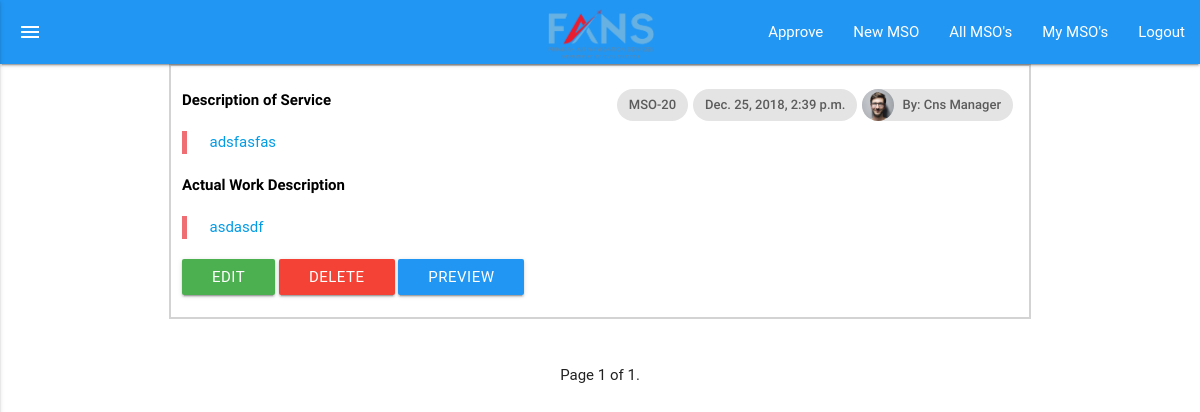
/mso/my/ (signed in), run on an earlier commit of the app's database.
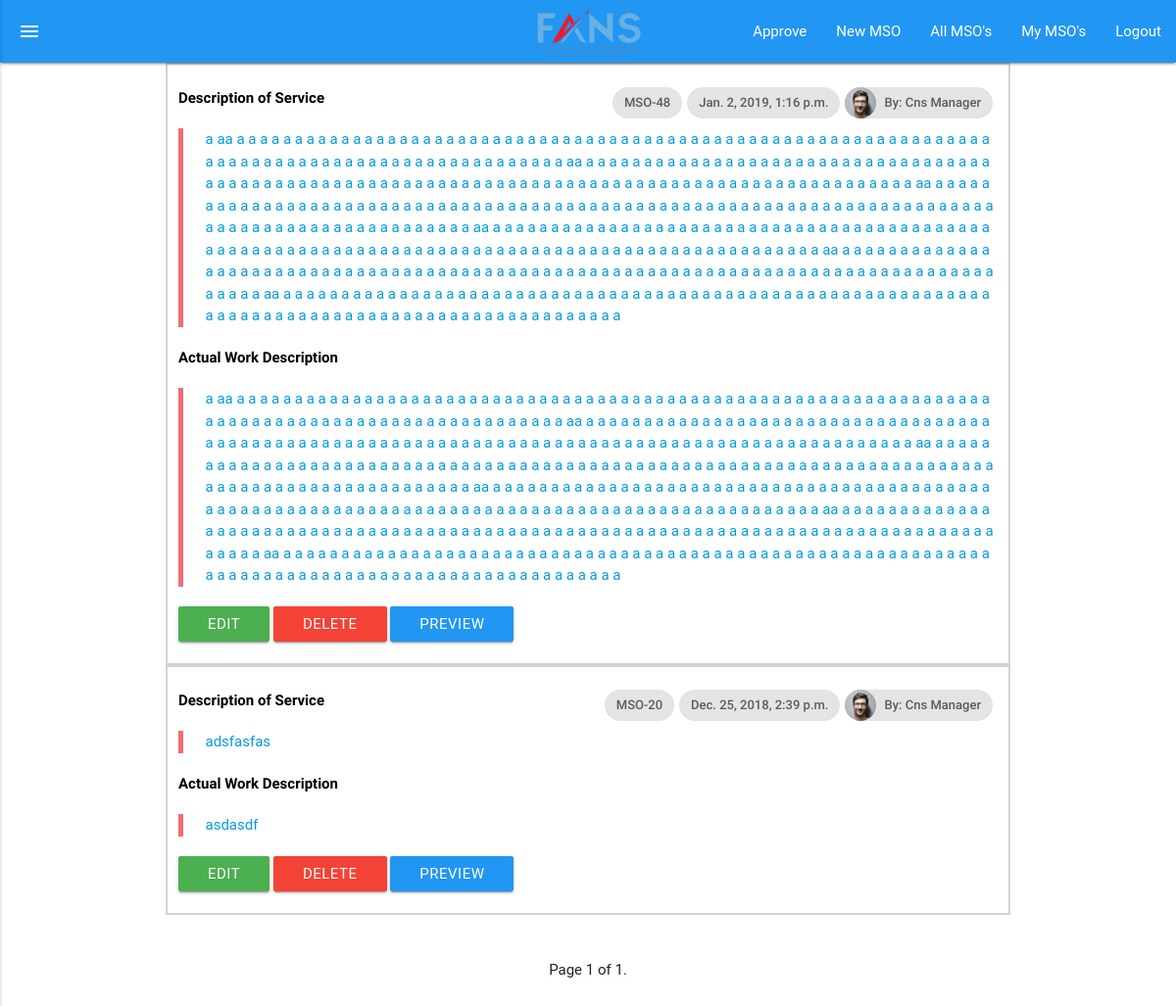
And on a later commit of the database.
### mso/models.py (models this page shows, shortened)
class MsoCns(models.Model):
    requested_by = models.CharField(max_length=100, default='')
    section =  models.CharField(max_length=100, default='')
    department_head =  models.CharField(max_length=100, default='')
    location =  models.CharField(max_length=100, default='')
    description_of_service = models.TextField(default='')
    manager_approval = models.BooleanField(default=False)
    manager_approval_date = models.DateTimeField(auto_now=False, null=True)
    actual_work_descripition = models.TextField(default='')
    date_started = models.CharField(default='', max_length=50)
    date_completed = models.CharField(default='', max_length=50)
    work_compleated_by = models.TextField(default='')
    id_number = models.CharField(max_length=254, default='')
    supervisor_approval = models.BooleanField(default=False)
    supervisor_approval_date = models.DateTimeField(auto_now=False, null=True)
    posted_on = models.DateTimeField(auto_now=True)
    posted_by = models.EmailField(max_length=254, default='')
    posted_by_name = models.CharField(max_length=254, default='')
    requested_by_other_department = models.BooleanField(default=False)
    completed = models.BooleanField(default=False)

### mso/views.py (the view)
# urls.py: path('my/', views.my_msos, name="my_msos.html"),
@login_required
def my_msos(request, msg=''):
    all_msos = MsoCns.objects.all().filter(posted_by=request.user).order_by('-pk')
    current_user_name = helper.get_full_name(request.user)
    paginator = Paginator(all_msos, 10)
    page = request.GET.get('page')
    msos = paginator.get_page(page)
    gender = helper.get_gender(request.user)
    department = helper.get_department(request.user)
    job_title = helper.get_job_title(request.user)
    args = {
        'msos': msos,
        'current_user_name': str(current_user_name),
        'current_user_email': str(request.user),
        'current_user_gender': str(gender),
        'department': str(department),
        'job_title': str(job_title),
        'msg': msg,
    }
    return render(request, 'mso/my_msos.html', args)

### mso/helper.py (called while the page is built)
def get_full_name(email):
    first_name = CustomUser.objects.values_list('first_name', flat=True).filter(email=email)[0].lower()
    last_name = CustomUser.objects.values_list('last_name', flat=True).filter(email=email)[0].lower()
    return first_name.capitalize() + ' ' + last_name.capitalize()

def get_job_title(email):
    job_title = SetupUserAccount.objects.values_list('job_title', flat=True).filter(email=email)[0]
    return job_title

def get_gender(email):
    gender = SetupUserAccount.objects.values_list('gender', flat=True).filter(email=email)[0]
    return gender

def get_department(email):
    department = SetupUserAccount.objects.values_list('department', flat=True).filter(email=email)[0]
    return department

### users/models.py (called while the page is built)
    def __str__(self):
        return self.email

### mso/templates/mso/my_msos.html (shortened to what this page needs)
{% extends 'cns_base.html' %}
{% load static %}
{% block linktag %} <link rel="stylesheet" type="text/css" href="{% static "pages/css/mso.css" %}"> {% endblock linktag %}
{% block content %}
<div class="container">
    {%for mso in msos %}
    <div class="row mso_row" id="r{{mso.id}}">
        <div class="col s12">
            <br>
            <a id="read_mode_a" href="/mso/{{mso.id}}">
                <div class="chip">
                    <img src="{% static "pages/img/person1.jpg" %}" alt="Contact Person">By: {{ mso.posted_by_name }}
                </div>
                <div class="chip">
                    {{mso.posted_on}}
                </div>
                <div class="chip">MSO-{{mso.id}}</div>
                <span class="title mso_title">Description of Service</span>
                <blockquote>{{mso.description_of_service}}</blockquote>
                <span class="title mso_title">Actual Work Description</span>
                <blockquote>{{mso.actual_work_descripition}}</blockquote>
                </a>
                {% if mso.manager_approval == True or mso.supervisor_approval == True or mso.completed %}
                <a id="" href="/mso/edit/{{mso.id}}" class="waves-effect waves-light green btn disabled modal-trigger">Edit</a>
                <a id="{{mso.id}}" href="#" class="delete waves-effect waves-light red btn disabled modal-trigger">Delete</a>
                {% elif current_user_name != mso.posted_by_name %}
                <a id="" href="/mso/edit/{{mso.id}}" class="waves-effect waves-light disabled green btn modal-trigger">Edit</a>
                <a id="{{mso.id}}" href="#" class="delete waves-effect waves-light red disabled btn modal-trigger">Delete</a>
                {% else %}
                <a id="" href="/mso/edit/{{mso.id}}" class="waves-effect waves-light green btn modal-trigger">Edit</a>
                <a id="{{mso.id}}" href="#" class="delete waves-effect waves-light red btn modal-trigger">Delete</a>
                {% endif %}
                <a href="/mso/{{mso.id}}" class="waves-effect waves-light blue btn modal-trigger">Preview</a>
            <br>
            <br>
        </div>
    </div>
        {% endfor %}
        <br>
        <br>
        <div class="pagination">
            <span class="step-links">
                <span class="current">
                    Page {{ msos.number }} of {{ msos.paginator.num_pages }}.
                </span>
            </span>
        </div>
        <br>
        <br>
        <br>
</div>
{% endblock content %}

### templates/cns_base.html (shortened to what this page needs)
{% load static %}
<!DOCTYPE html>
<html>
<head>
    <link rel="stylesheet" type="text/css" href="{% static "pages/css/materialize.min.css" %}"  media="screen,projection" />
    <link rel="stylesheet" type="text/css" href="{% static "pages/css/main.css" %}">
    <link rel="stylesheet" type="text/css" href="{% static "pages/css/fans_index_style.css" %}">
    {% block linktag %} {% endblock linktag %}
</head>
<body>
        <header>
                <div class="navbar-fixed">
                    <nav class="blue">
                        <div class="nav-wrapper">
                                <a href="#home" class="brand-logo center">
                                    <img src="{% static "pages/img/fans-logo.png" %}"  width="140" height="70">
                                </a>
                            <a href="/" data-activates="mobile-demo" class="button-collapse show-on-large">
                                <i class="material-icons">menu</i>
                            </a>
                            <ul class="right hide-on-med-and-down">
                            {% if user.is_authenticated %}
                            {% if job_title == "CNS Chief Engineer" or job_title == "CNS Supervisor" or job_title == "CNS Manager" or job_title == "ATC Manager" %}
                                <li>
                                    <a href="/mso/approve">Approve</a>
                                </li>
                                <li>
                                    <a href="/mso/new">New MSO</a>
                                </li>
                                <li>
                                    <a href="/mso/all">All MSO's</a>
                                </li>
                                <li>
                                    <a href="/mso/my">My MSO's</a>
                                </li>
                                <li>
                                    <a href="/accounts/logout">Logout</a>
                                </li>
                            {% endif %}
                            {% endif %}
                        </ul>
                        </div>
                    </nav>
                </div>
            </header>
    {% block content %}
    {% endblock content %}
</body>
</html>

### pages/static/pages/css/main.css (style rules this page uses)
.mso_row { margin-bottom: 0px; border: 1px solid lightgray; }
.title { font-weight: bold; }
.chip { float: right !important; }
.pagination { display: flex; align-items: center; justify-content: center; }
.mso_title { color: black; }

### pages/static/pages/css/mso.css (style rules this page uses)
.mso_row { margin-bottom: 0px; border: 2px solid lightgray; }
.title { font-weight: bold; }
.chip { float: right !important; }
.pagination { display: flex; align-items: center; justify-content: center; }
.mso_title { color: black; }

What changed in the data, as far as the page shows it:
added MsoCns: posted_by_name "Cns Manager", posted_on "Jan. 2, 2019, 1:16 p.m.", id "48", description_of_service "a aa a a a a a a a a a a a a a a a a a a a a a a a a a a a a a a a a a a a a a a a a a a a a a a a a a a a a a a a a a a a a a a a a a a a a a a a a a a a a a a a a a a a a a a a a a a a a a a a a aa a a a a a a a a a a a a a a a a a a a a a a a a a a a a a a a a a a a a a a a a a a a a a a a a a a a a a a a a a a a a a a a a a a a a a a a a a a a a a a a a a a a a a a a a a a a a a a a a aa a a a a a a a a a a a a a a a a a a a a a a a a a a a a a a a a a a a a a a a a a a a a a a a a a a a a a a a a a a a a a a a a a a a a a a a a a a a a a a a a a a a a a a a a a a a a a a a a aa a a a a a a a a a a a a a a a a a a a a a a a a a a a a a a a a a a a a a a a a a a a a a a a a a a a a a a a…", actual_work_descripition "a aa a a a a a a a a a a a a a a a a a a a a a a a a a a a a a a a a a a a a a a a a a a a a a a a a a a a a a a a a a a a a a a a a a a a a a a a a a a a a a a a a a a a a a a a a a a a a a a a a aa a a a a a a a a a a a a a a a a a a a a a a a a a a a a a a a a a a a a a a a a a a a a a a a a a a a a a a a a a a a a a a a a a a a a a a a a a a a a a a a a a a a a a a a a a a a a a a a a aa a a a a a a a a a a a a a a a a a a a a a a a a a a a a a a a a a a a a a a a a a a a a a a a a a a a a a a a a a a a a a a a a a a a a a a a a a a a a a a a a a a a a a a a a a a a a a a a a aa a a a a a a a a a a a a a a a a a a a a a a a a a a a a a a a a a a a a a a a a a a a a a a a a a a a a a a a…"
